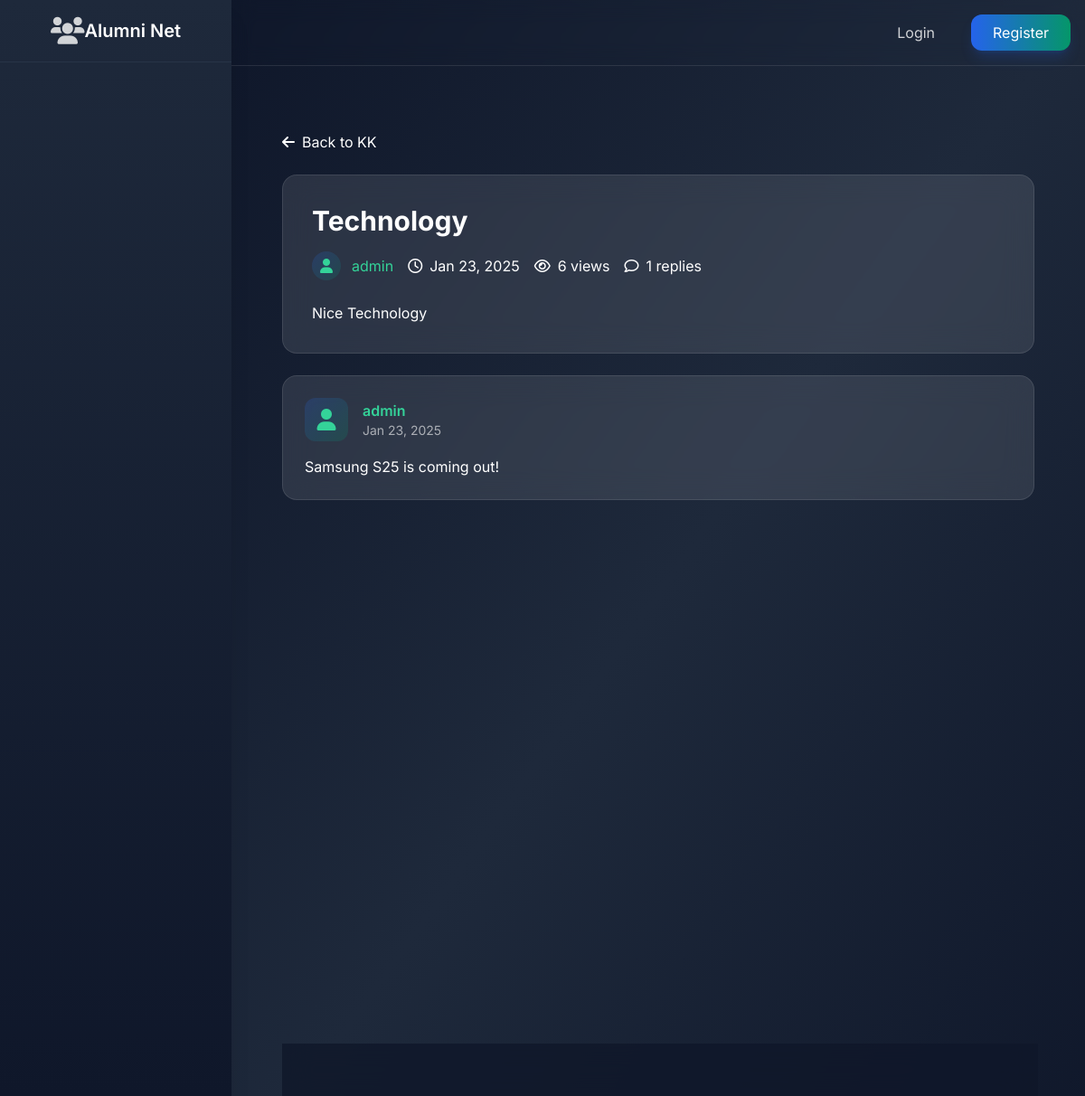
/forum/thread/2/, run on the app's committed database.
### forum/models.py (models this page shows, shortened)
class Thread(models.Model):
    title = models.CharField(max_length=200)
    content = models.TextField()
    category = models.ForeignKey(Category, on_delete=models.CASCADE, related_name='threads')
    author = models.ForeignKey(settings.AUTH_USER_MODEL, on_delete=models.CASCADE)
    created_at = models.DateTimeField(auto_now_add=True)
    updated_at = models.DateTimeField(auto_now=True)
    is_pinned = models.BooleanField(default=False)
    is_locked = models.BooleanField(default=False)
    views = models.PositiveIntegerField(default=0)

class Category(models.Model):
    name = models.CharField(max_length=100)
    description = models.TextField()
    created_at = models.DateTimeField(auto_now_add=True)
    class Meta:
        verbose_name_plural = "Categories"

class Reply(models.Model):
    thread = models.ForeignKey(Thread, on_delete=models.CASCADE, related_name='replies')
    author = models.ForeignKey(settings.AUTH_USER_MODEL, on_delete=models.CASCADE)
    content = models.TextField()
    created_at = models.DateTimeField(auto_now_add=True)
    updated_at = models.DateTimeField(auto_now=True)
    is_solution = models.BooleanField(default=False)
    class Meta:
        verbose_name_plural = "Replies"

### users/models.py (models this page shows, shortened)
class User(AbstractUser):
    USER_TYPES = (
        ('admin', 'Admin'),
        ('alumni', 'Alumni'),
        ('student', 'Student'),
    )
    INDUSTRY_CHOICES = (
        ('it', 'Information Technology'),
        ('finance', 'Finance'),
        ('healthcare', 'Healthcare'),
        ('education', 'Education'),
        ('manufacturing', 'Manufacturing'),
        ('retail', 'Retail'),
        ('consulting', 'Consulting'),
        ('marketing', 'Marketing'),
        ('other', 'Other')
    )
    AVAILABILITY_CHOICES = (
        ('available', 'Available for Mentorship'),
        ('limited', 'Limited Availability'),
        ('unavailable', 'Not Available'),
    )
    user_type = models.CharField(max_length=10, choices=USER_TYPES, default='student')
    profile_picture = models.ImageField(upload_to='profile_pics/', null=True, blank=True)
    bio = models.TextField(max_length=500, blank=True)
    graduation_year = models.IntegerField(null=True, blank=True)
    current_job_title = models.CharField(max_length=100, blank=True)
    current_company = models.CharField(max_length=100, blank=True)
    industry = models.CharField(max_length=20, choices=INDUSTRY_CHOICES, blank=True)
    years_of_experience = models.PositiveIntegerField(default=0)
    skills = models.TextField(help_text="Enter skills separated by commas", blank=True)
    achievements = models.TextField(blank=True)
    certifications = models.TextField(help_text="Enter certifications separated by commas", blank=True)
    linkedin_profile = models.URLField(max_length=200, blank=True)
    portfolio_link = models.URLField(max_length=200, blank=True)
    mentorship_availability = models.CharField(
        max_length=20,
        choices=AVAILABILITY_CHOICES,
        blank=True
    )
    email_verified = models.BooleanField(default=False)

### forum/views.py (the view)
# urls.py: path('thread/<int:thread_id>/', views.thread_detail, name='thread_detail'),
def thread_detail(request, thread_id):
    thread = get_object_or_404(Thread, id=thread_id)
    replies = thread.replies.all().order_by('created_at')
    form = ReplyForm()
    thread.views += 1
    thread.save()
    return render(request, 'forum/thread_detail.html', {
        'thread': thread,
        'replies': replies,
        'form': form
    })

### forum/forms.py
class ReplyForm(DarkThemeFormMixin, forms.ModelForm):
    class Meta:
        model = Reply
        fields = ['content']
        widgets = {
            'content': forms.Textarea(attrs={
                'rows': 6,
                'placeholder': 'Write your reply here...',
                'class': 'text-lg'
            }),
        }

### messaging/context_processors.py (called while the page is built, shortened)
def unread_message_count(request):
    return {'unread_message_count': 0}

### notifications/context_processors.py (called while the page is built)
def notification_count(request):
    if request.user.is_authenticated:
        unread_count = request.user.notifications.filter(read=False).count()
        return {'unread_notification_count': unread_count}
    return {'unread_notification_count': 0}

### forum/templates/forum/thread_detail.html (shortened to what this page needs)
{% extends "base.html" %}
{% load static %}
{% load static %}
{% load user_tags %}
{% block content %}
<head>
    <link rel="stylesheet" href="{% static 'css/thread_detail.css' %}">
</head>
<div class="relative max-w-5xl mx-auto px-4 sm:px-6 lg:px-8 py-6 md:py-12">
    <div class="mb-6">
        <a href="{% url 'forum:category_detail' thread.category.id %}"
           class="inline-flex items-center text-white hover:text-emerald-400 transition-colors duration-200">
            <i class="fas fa-arrow-left mr-2"></i>
            <span class="text-sm md:text-base">Back to {{ thread.category.name }}</span>
        </a>
    </div>
    <div class="bg-white/10 backdrop-blur-lg rounded-xl md:rounded-2xl p-4 md:p-8 border border-white/10 mb-6">
        <div class="flex flex-col md:flex-row md:justify-between md:items-start gap-4">
            <div>
                <h1 class="text-2xl md:text-3xl font-bold text-white mb-4">{{ thread.title }}</h1>
                <div class="flex flex-wrap gap-3 md:gap-4 text-sm md:text-base text-white">
                    <div class="flex items-center space-x-3">
                        {% if thread.author.profile_picture %}
                            <img src="{{ thread.author.profile_picture.url }}" alt="{{ thread.author.get_full_name|default:thread.author.username }}"
                                 class="w-8 h-8 rounded-full object-cover">
                        {% else %}
                            <div class="w-8 h-8 rounded-full bg-gradient-to-br from-blue-600/20 to-emerald-600/20 flex items-center justify-center">
                                <i class="fas fa-user text-emerald-400"></i>
                            </div>
                        {% endif %}
                        <a href="{% url 'users:user_profile' thread.author.id %}" class="text-emerald-400 hover:text-emerald-300 transition-colors duration-200">
                            {{ thread.author.get_full_name|default:thread.author.username }}
                        </a>
                    </div>
                    <div class="flex items-center">
                        <i class="far fa-clock mr-2"></i>
                        {{ thread.created_at|date:"M d, Y" }}
                    </div>
                    <div class="flex items-center">
                        <i class="far fa-eye mr-2"></i>
                        {{ thread.views }} views
                    </div>
                    <div class="flex items-center">
                        <i class="far fa-comment mr-2"></i>
                        {{ replies.count }} replies
                    </div>
                </div>
            </div>
        </div>
        <div class="mt-6 prose prose-invert max-w-none text-white text-sm md:text-base">
            {{ thread.content|linebreaks }}
        </div>
    </div>
    <div class="relative h-[calc(100vh-20rem)] md:h-[calc(100vh-24rem)]">
        <div class="absolute inset-0 space-y-6 overflow-y-auto pb-32" id="repliesContainer">
            {% with latest_reply=replies.last %}
            {% if latest_reply %}
                <div class="bg-white/10 backdrop-blur-lg rounded-2xl p-6 border border-white/10">
                    <div class="flex justify-between items-start mb-4">
                        <div class="flex items-center space-x-4">
                            {% if latest_reply.author.profile_picture %}
                                <img src="{{ latest_reply.author.profile_picture.url }}"
                                     alt="{{ latest_reply.author.get_full_name|default:latest_reply.author.username }}"
                                     class="w-12 h-12 rounded-xl object-cover">
                            {% else %}
                                <div class="w-12 h-12 rounded-xl overflow-hidden bg-gradient-to-br from-blue-600/20 to-emerald-600/20 flex items-center justify-center">
                                    <i class="fas fa-user text-2xl text-emerald-400"></i>
                                </div>
                            {% endif %}
                            <div>
                                <div class="font-semibold text-white">
                                    <a href="{% url 'users:user_profile' latest_reply.author.id %}"
                                       class="text-emerald-400 hover:text-emerald-300 transition-colors duration-200">
                                        {{ latest_reply.author.get_full_name|default:latest_reply.author.username }}
                                    </a>
                                </div>
                                <div class="text-sm text-white/60">
                                    {{ latest_reply.created_at|date:"M d, Y" }}
                                </div>
                            </div>
                        </div>
                    </div>
                    <div class="prose prose-invert max-w-none text-white">
                        {{ latest_reply.content|linebreaks }}
                    </div>
                </div>
            {% endif %}
            {% endwith %}
        </div>
        {% if not thread.is_locked or user.is_staff %}
            <div class="absolute bottom-0 left-0 right-0 bg-slate-900/80 backdrop-blur-lg border-t border-white/10 p-4 rounded-b-2xl">
                <form method="post" action="{% url 'forum:reply_create' thread.id %}" class="flex space-x-4">
                    <div class="flex-grow">
                        <textarea name="{{ form.content.name }}"
                                id="{{ form.content.id_for_label }}"
                                rows="1"
                                class="w-full px-4 py-3 bg-white/10 border border-white/10 rounded-xl text-white placeholder-white/50 focus:border-white/20 focus:ring-4 focus:ring-white/10 resize-none"
                                placeholder="Write your reply here..."
                                style="min-height: 44px;"
                                onInput="this.parentNode.dataset.replicatedValue = this.value"></textarea>
                    </div>
                    <button type="submit"
                            class="px-6 py-3 bg-gradient-to-r from-blue-600 to-emerald-600 text-white rounded-xl hover:from-blue-700 hover:to-emerald-700 transition-all duration-200 shadow-lg shadow-blue-600/20 whitespace-nowrap">
                    </button>
                </form>
            </div>
        {% else %}
            <div class="absolute bottom-0 left-0 right-0 bg-rose-500/10 backdrop-blur-lg p-6 border-t border-rose-500/20 text-center rounded-b-2xl">
                <i class="fas fa-lock text-2xl text-rose-400 mb-2"></i>
                <p class="text-white">This thread is locked and no longer accepts replies.</p>
            </div>
        {% endif %}
    </div>
</div>
{% endblock %}

### static/css/thread_detail.css (style rules this page uses)
#repliesContainer { scrollbar-width: thin; scrollbar-color: #2563eb #1e293b; }

### data on the page
Thread: category.name "KK", title "Technology", author.get_full_name "admin", created_at "Jan 23, 2025", views "6", content "Nice Technology"
Reply: author.get_full_name "admin", created_at "Jan 23, 2025", content "Samsung S25 is coming out!"

### other printed values
{{ replies.count }} "1"
